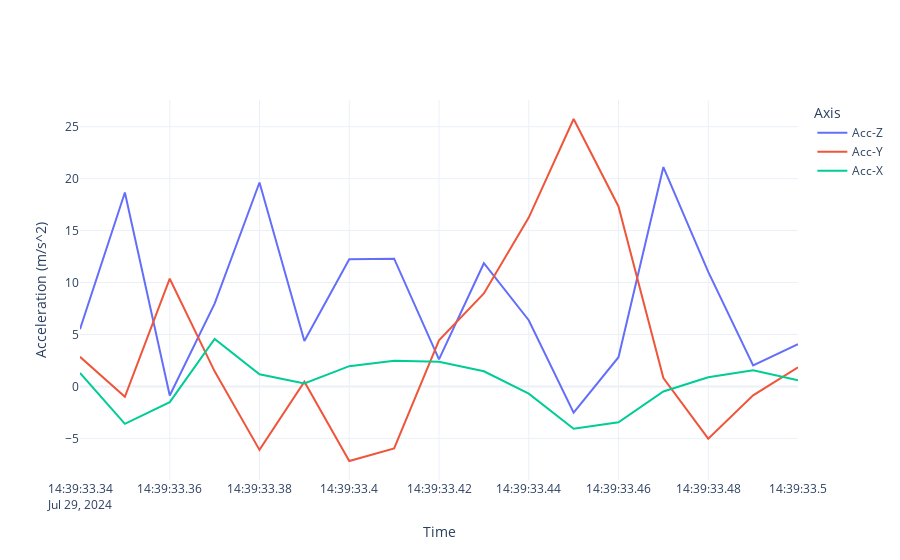

Notebook source saved alongside this figure:
### Code cell
df_combined_100hz = pd.read_csv('../../data/Curb/P3/handlebar/Accelerometer/Accelerometer_data_combined_100hz.csv')
check_random_curb_after_downsampling(df_combined_100hz, time_value='2024-07-29 14:39:33.420000')
print_sampling_frequency(df_combined_100hz, 'NTP')
